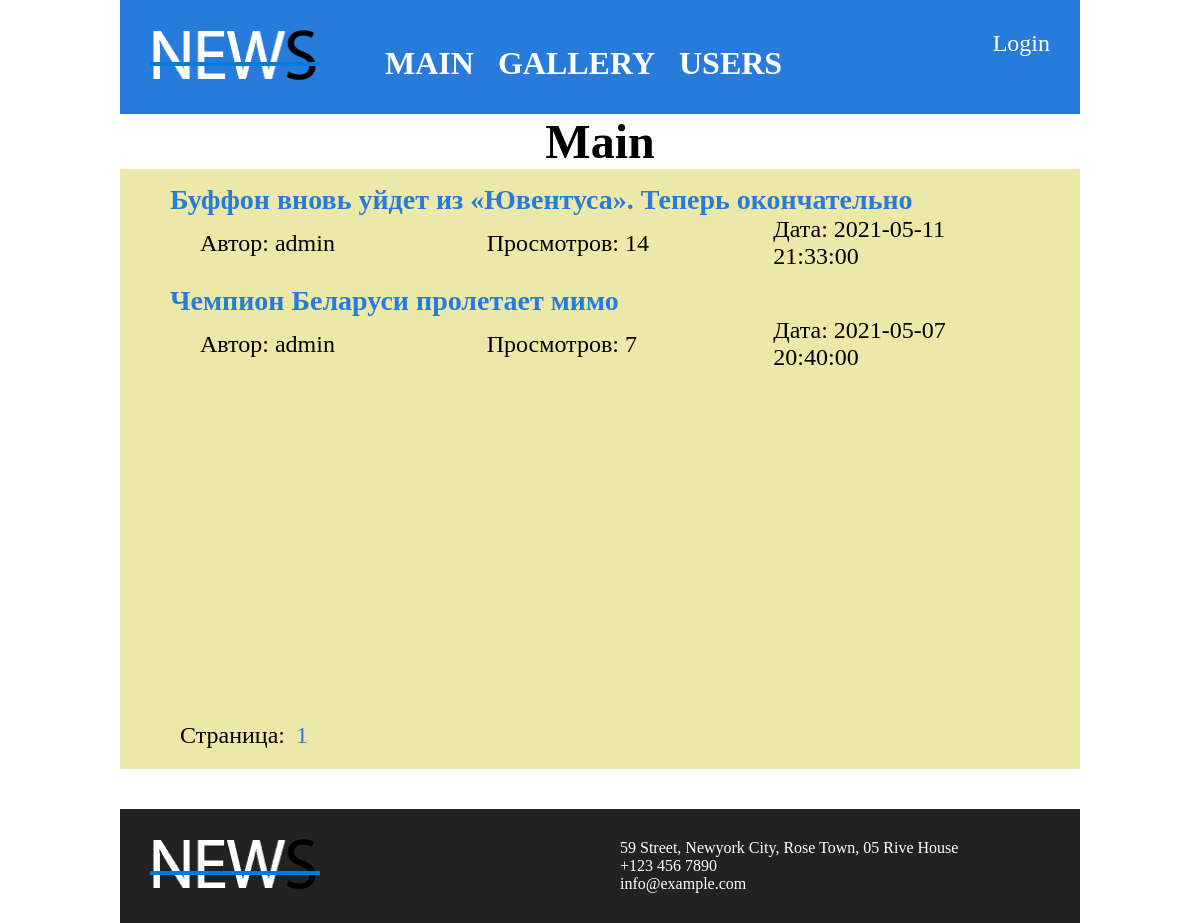
Before: /articles/section.php?category=1 with the older database file.
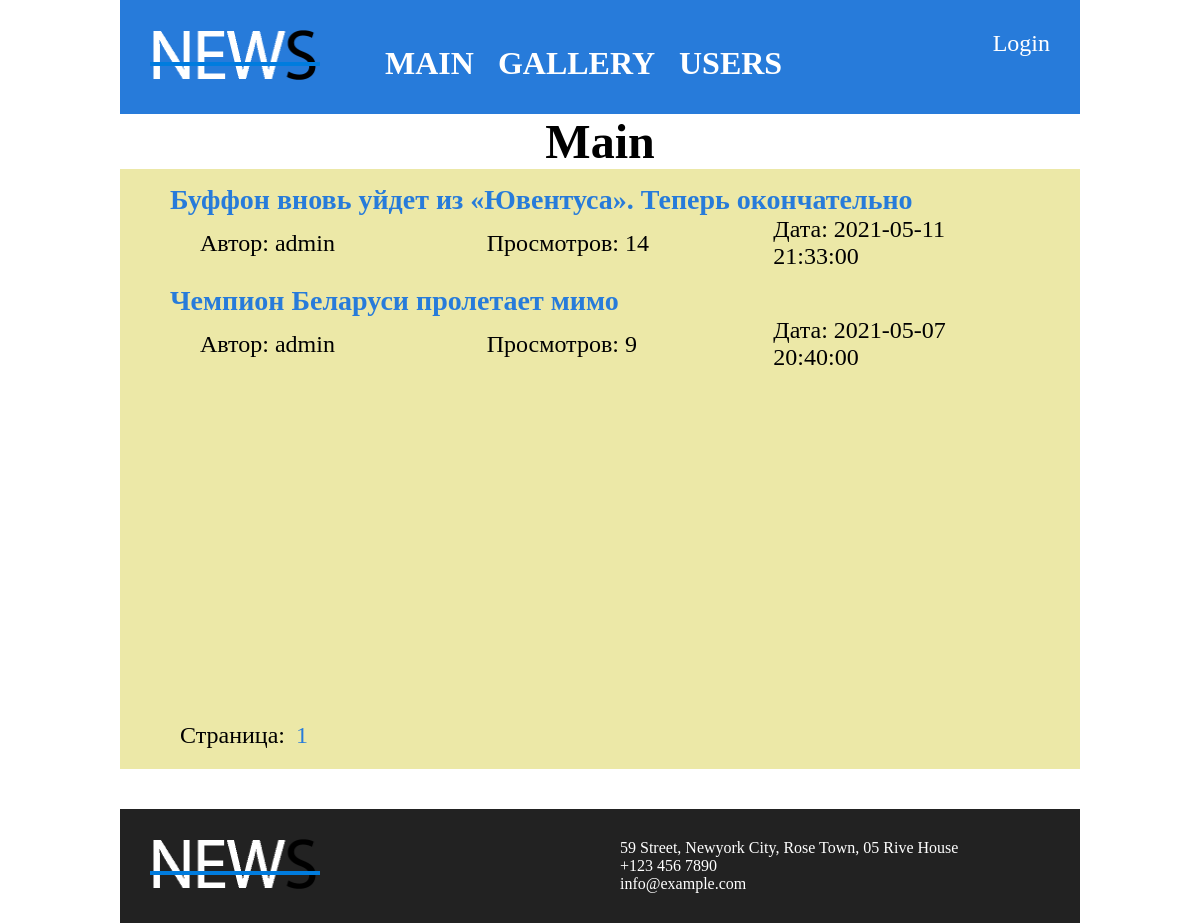
After: the same page with the newer database file.
### tables this page shows
CREATE TABLE IF NOT EXISTS `posts` (
  `id` int(11) NOT NULL,
  `active` tinyint(1) NOT NULL,
  `title` varchar(250) NOT NULL,
  `code` varchar(250) NOT NULL,
  `content` text NOT NULL,
  `category_id` int(11) NOT NULL,
  `author_id` int(11) NOT NULL,
  `date` datetime NOT NULL
);

CREATE TABLE IF NOT EXISTS `authors` (
  `id` int(11) NOT NULL,
  `name` varchar(250) NOT NULL
);

### articles/News.php (called while the page is built, shortened)
<?php
class News {
    public $servername = 'localhost';
    public $username = 'root';
    public $password = '';
    public $dbname = 'news';
    function general($sql) {
        $conn = new mysqli($this->servername, $this->username, $this->password, $this->dbname);
        $string = $conn->query($sql);
        return $string;
    }
    function getPosts($table) {
        $sql = "SELECT * FROM $table";
        $string = $this->general($sql);
        $result = [];
        if($string) {
            while ($row = $string->fetch_assoc()) {
                array_push($result, $row);
            }
            return $result;
        }
    }
    function getAuthor($id) {
        $sql = "SELECT name FROM authors WHERE id = $id";
        $string = $this->general($sql);
        $result = $string->fetch_assoc();
        $result = $result['name'];
        return $result;
    }
}
?>

### articles/section.php (the view, shortened to what this page needs)
<?php
require_once './header.php';
require_once './News.php';
?>
<h2>Main</h2>
<div class="content">
    <div class="main_posts">
        <div class="main_posts_wrapper">
        <?php
        $news = new News();
        $postsTable = $news->getPosts('posts');
        $postsTable = (array)$postsTable;
        $postsTable = array_reverse($postsTable);
        $counter = 0;
        foreach ($postsTable as $arPosts) {
            if ($_GET['category'] == $arPosts['category_id']) {
                $counter += 1;
                $coun = ceil($counter / 5);
                $author = $news->getAuthor($arPosts['author_id']);
                if ((isset($_GET['page']) && $_GET['page'] == $coun) || (!isset($_GET['page']) && $coun == 1)) { ?>
                    <table class="main_post_path">
                        <tr>
                            <td colspan="3">
                                <a href="./detail.php?category=<?= $arPosts['category_id'] ?>&post=<?= $arPosts['id'] ?>">
                                    <?= $arPosts['title'] ?>
                                </a>
                            </td>
                        </tr>
                        <tr>
                            <td>Автор: <?= $author ?></td>
                            <td>Просмотров: <?= $arPosts['active'] ?></td>
                            <td>Дата: <?= $arPosts['date'] ?></td>
                        </tr>
                    </table>
                <?php
                }
            }
        } ?>
        </div>
        <div class="pages_pagination">
            <?php
            if (isset($coun) && $coun > 0) { ?>
                Страница:
                <?php
                for ($i = 1; $i <= $coun; $i++) {
                    $link = $_SERVER['PHP_SELF']."?category=".$_GET['category']."&page=$i"; ?>
                    <a href="<?= $link ?>"><?= $i ?></a>
                <?php
                }
            }
            else echo 'Постов нет'; ?>
        </div>
    </div>
</div>
<?php require_once './footer.php' ?>

Changed rows visible on the page:
changed posts "Чемпион Беларуси пролетает мимо": active "7" → "9"
